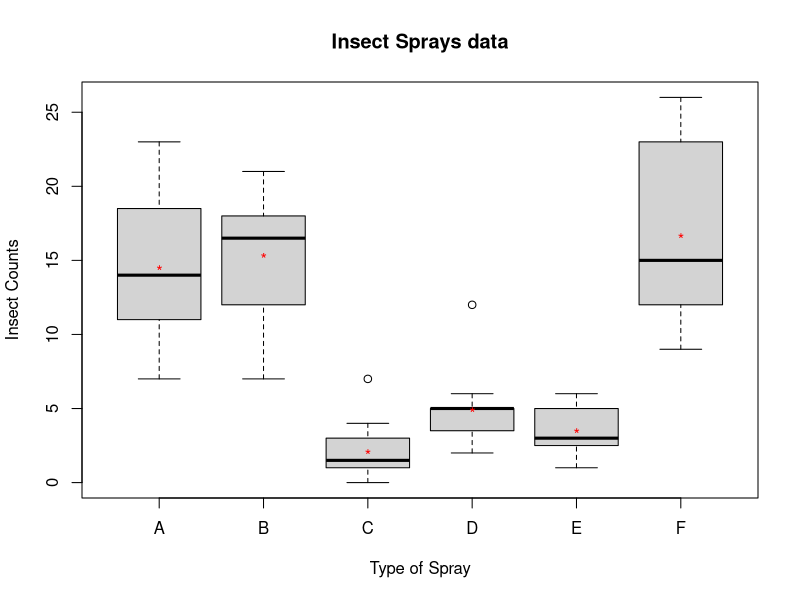

This chart was generated by the following R code:
#######################################################################################################
#   Statistical Computing Lecture-05                                                                  #
#   Date: 14th Jan 2022                                                                               #
#######################################################################################################

# Preparations
rm(list = ls(all.names = TRUE))

data("InsectSprays")

tapply(InsectSprays$count, INDEX = InsectSprays$spray, mean)

tapply(InsectSprays$count, INDEX = InsectSprays$spray, sd)

boxplot(count ~ spray, data = InsectSprays,
        xlab = 'Type of Spray',
        ylab = 'Insect Counts',
        main = 'Insect Sprays data', 
        varwidth = TRUE, 
        col = 'lightgray')

points(1:length(unique(InsectSprays$spray)),
       tapply(InsectSprays$count, INDEX = InsectSprays$spray, mean), 
       pch = '*', col = 'red')


x <- c(-18.3, 17.0, 28.4, -14.3, 7.7)
y <- c(-17.6, -4.3, -4.7, -4.3, 15.7)

# covariance
cov(x, y)

# correlations
cor(x, y)

cor(x, y, method = 'spearman')

rank(x)

cor(rank(x), rank(y))


# jlLRcH5loIpOqZUr5LiUlom0Aexvz4sa3YdL+Stg9CY
